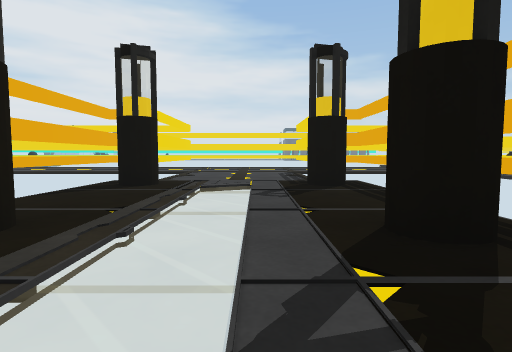
[1] (above)

16 first-person views from a walk through a Unity game level. The camera is 0.64 m above the floor, tilts 4° down and sees 80° across. Doors are open. The floor is counted in squares, 1 m on a side. Each view is taken from the middle of a square. On the plan, view 1 faces up. The plan holds only what a view shows up to about 9 squares ahead; the rest is blank. The place goes on beyond the plan. The player is left out. Some animated figures are not drawn.

[2]
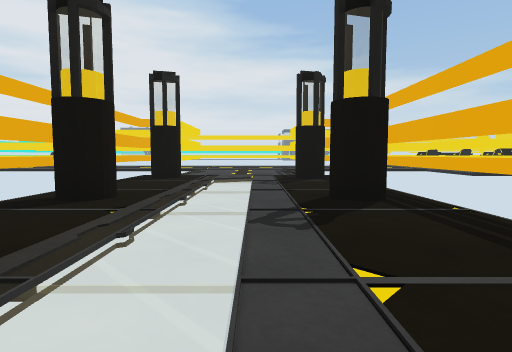

[3]
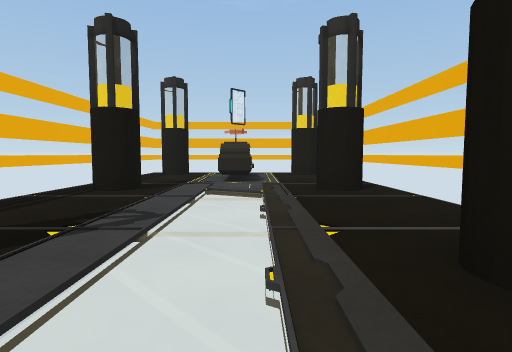

[4]
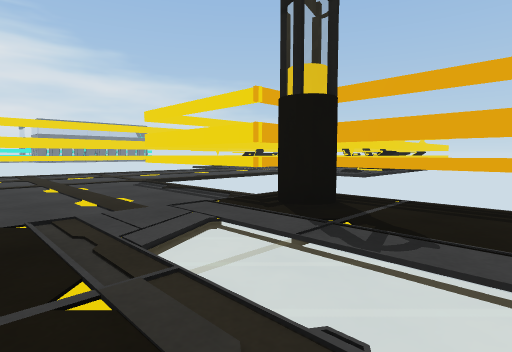

[5]
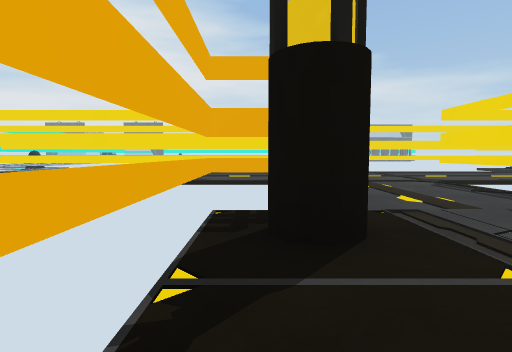

[6]
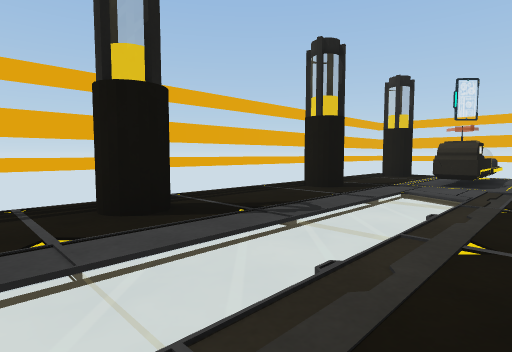

[7]
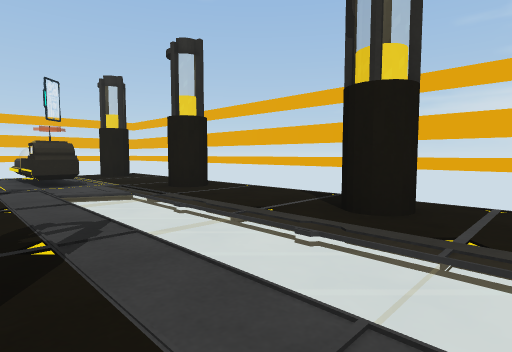

[8]
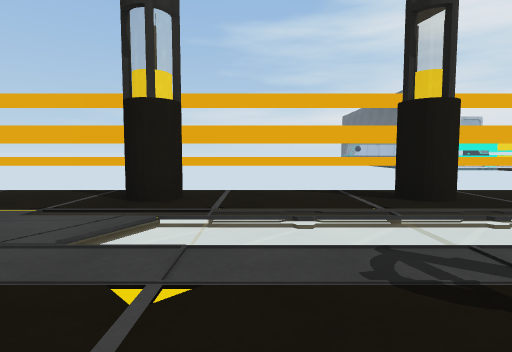

[9]
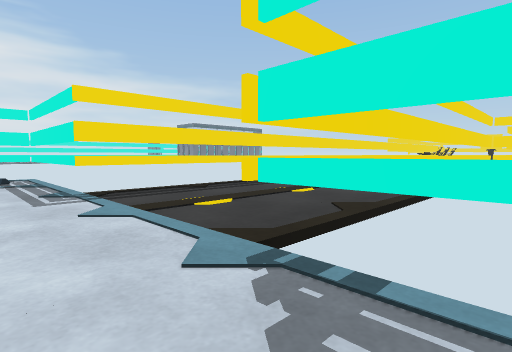

[10]
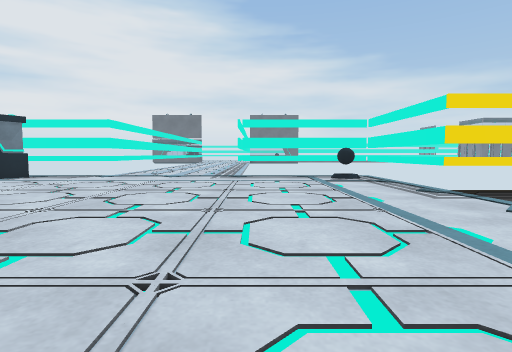

[11]
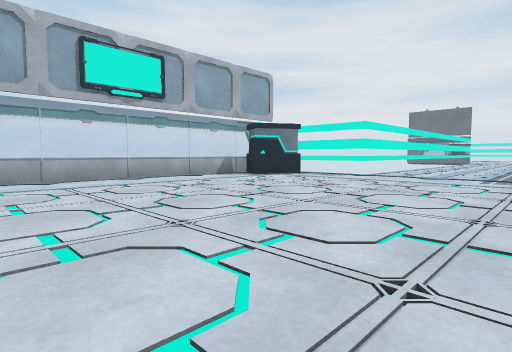

[12]
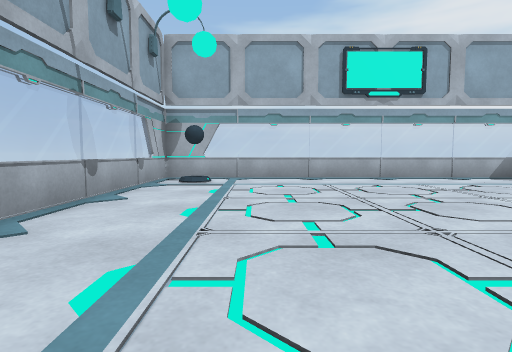

[13]
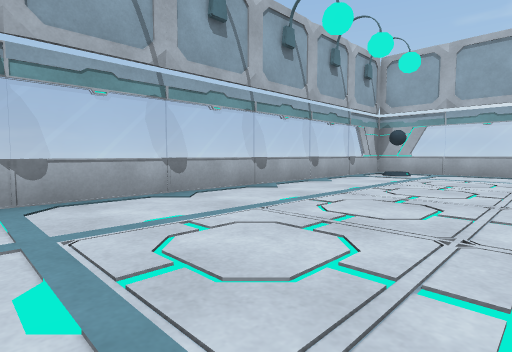

[14]
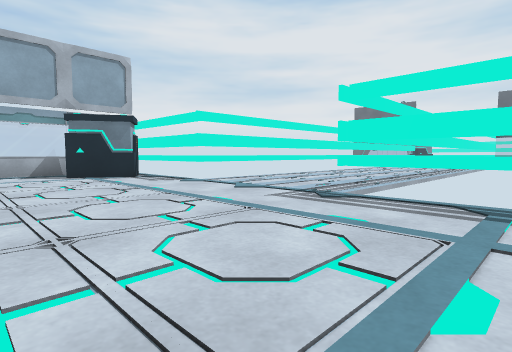

[15]
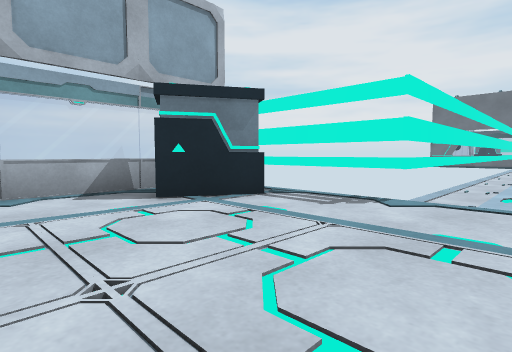

[16]
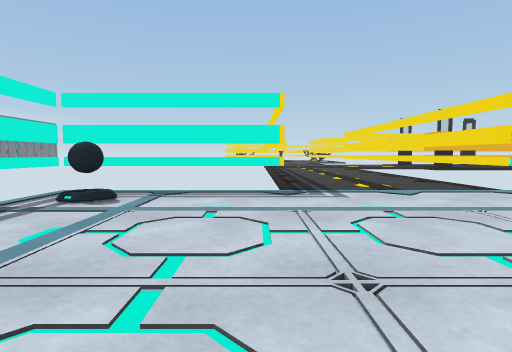

### Floor plan
Ten units are one square. View 1 is at (0, 0); x grows to the right and y downward. Boxes are objects, and circles mark ways between rooms. Rooms are numbered by the first view taken in them; rooms with no view inside come last. Other rooms are left out.
<svg viewBox="-250 -210 280 263">
<path fill="none" stroke="#000" d="M24 25 24 -66M-9 31 -1 31 -1 48M-9 34 -1 34M-28 -74 -35 -74 -35 26M-126 -164 -126 -195M-126 -101 -126 -115M-245 -179 -245 -75 -144 -75"/>
<rect x="-35" y="5" width="20" height="20" fill="#bbb"><title>other object</title></rect>
<rect x="-35" y="-35" width="20" height="20" fill="#bbb"><title>other object</title></rect>
<rect x="-35" y="-75" width="20" height="20" fill="#bbb"><title>other object</title></rect>
<rect x="5" y="5" width="20" height="20" fill="#bbb"><title>other object</title></rect>
<rect x="5" y="-35" width="20" height="20" fill="#bbb"><title>other object</title></rect>
<rect x="5" y="-75" width="20" height="20" fill="#bbb"><title>other object</title></rect>
<rect x="15" y="-95" width="10" height="20" fill="#bbb"><title>other object</title></rect>
<rect x="-245" y="-95" width="20" height="20" fill="#bbb"><title>other object</title></rect>
<rect x="-245" y="-205" width="40" height="10" fill="#bbb"><title>other object</title></rect>
<rect x="-235" y="-175" width="10" height="10" fill="#bbb"><title>box</title></rect>
<rect x="-235" y="-195" width="10" height="10" fill="#bbb"><title>box</title></rect>
<rect x="-165" y="-205" width="40" height="10" fill="#bbb"><title>other object</title></rect>
<rect x="-145" y="-195" width="20" height="20" fill="#bbb"><title>other object</title></rect>
<rect x="-135" y="-95" width="10" height="10" fill="#bbb"><title>other object</title></rect>
<rect x="-135" y="-185" width="10" height="10" fill="#bbb"><title>other object</title></rect>
<rect x="-125" y="-115" width="20" height="10" fill="#bbb"><title>other object</title></rect>
<rect x="-125" y="-165" width="20" height="10" fill="#bbb"><title>other object</title></rect>
<text x="0" y="-20">1</text>
<text x="-180" y="-140">2</text>
</svg>

Where each view was taken, in squares from view 1:
view 1: 0 up, 0 right, facing up
view 2: 2 down, 0 right, facing up
view 3: 4 up, 1 left, facing down
view 4: 4 up, 2 left, facing up-right
view 5: 4 up, 3 left, facing up
view 6: 4 up, 2 left, facing down-right
view 7: 4 up, 1 right, facing down-left
view 8: 0 up, 2 right, facing left
view 9: 10 up, 14 left, facing up-right
view 10: 10 up, 16 left, facing up
view 11: 10 up, 16 left, facing up-left
view 12: 10 up, 16 left, facing left
view 13: 12 up, 14 left, facing down-left
view 14: 15 up, 14 left, facing up-left
view 15: 15 up, 19 left, facing up-left
view 16: 16 up, 18 left, facing right
